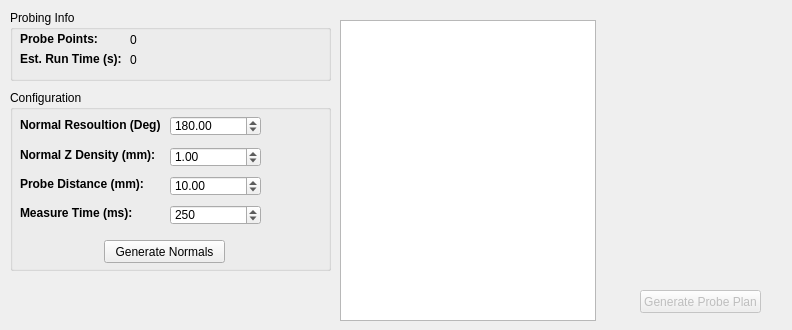
<?xml version="1.0" encoding="UTF-8"?>
<ui version="4.0">
 <class>Dialog</class>
 <widget class="QDialog" name="Dialog">
  <property name="geometry">
   <rect>
    <x>0</x>
    <y>0</y>
    <width>792</width>
    <height>330</height>
   </rect>
  </property>
  <property name="windowTitle">
   <string>Dialog</string>
  </property>
  <widget class="QGroupBox" name="grp_probing_info">
   <property name="geometry">
    <rect>
     <x>10</x>
     <y>10</y>
     <width>321</width>
     <height>71</height>
    </rect>
   </property>
   <property name="title">
    <string>Probing Info</string>
   </property>
   <widget class="QLabel" name="lbl_info_probe_points">
    <property name="geometry">
     <rect>
      <x>10</x>
      <y>17</y>
      <width>81</width>
      <height>24</height>
     </rect>
    </property>
    <property name="font">
     <font>
      <weight>75</weight>
      <bold>true</bold>
     </font>
    </property>
    <property name="text">
     <string>Probe Points:</string>
    </property>
   </widget>
   <widget class="QLabel" name="lbl_info_run_time">
    <property name="geometry">
     <rect>
      <x>10</x>
      <y>37</y>
      <width>101</width>
      <height>24</height>
     </rect>
    </property>
    <property name="font">
     <font>
      <weight>75</weight>
      <bold>true</bold>
     </font>
    </property>
    <property name="text">
     <string>Est. Run Time (s):</string>
    </property>
   </widget>
   <widget class="QLabel" name="lbl_probe_points">
    <property name="geometry">
     <rect>
      <x>120</x>
      <y>20</y>
      <width>41</width>
      <height>20</height>
     </rect>
    </property>
    <property name="text">
     <string>0</string>
    </property>
   </widget>
   <widget class="QLabel" name="lbl_runtime">
    <property name="geometry">
     <rect>
      <x>120</x>
      <y>40</y>
      <width>41</width>
      <height>20</height>
     </rect>
    </property>
    <property name="text">
     <string>0</string>
    </property>
   </widget>
  </widget>
  <widget class="QGroupBox" name="grp_config">
   <property name="geometry">
    <rect>
     <x>10</x>
     <y>90</y>
     <width>321</width>
     <height>181</height>
    </rect>
   </property>
   <property name="title">
    <string>Configuration</string>
   </property>
   <widget class="QPushButton" name="btn_gen_normals_2">
    <property name="geometry">
     <rect>
      <x>90</x>
      <y>210</y>
      <width>121</width>
      <height>23</height>
     </rect>
    </property>
    <property name="text">
     <string>Re-Generate Normals</string>
    </property>
   </widget>
   <widget class="QLabel" name="lbl_info_scan_res">
    <property name="geometry">
     <rect>
      <x>10</x>
      <y>20</y>
      <width>141</width>
      <height>30</height>
     </rect>
    </property>
    <property name="font">
     <font>
      <weight>75</weight>
      <bold>true</bold>
     </font>
    </property>
    <property name="text">
     <string>Normal Resoultion (Deg):</string>
    </property>
   </widget>
   <widget class="QLabel" name="lbl_info_scan_z">
    <property name="geometry">
     <rect>
      <x>10</x>
      <y>50</y>
      <width>141</width>
      <height>30</height>
     </rect>
    </property>
    <property name="font">
     <font>
      <weight>75</weight>
      <bold>true</bold>
     </font>
    </property>
    <property name="text">
     <string>Normal Z Density (mm):</string>
    </property>
   </widget>
   <widget class="QLabel" name="lbl_info_measure">
    <property name="geometry">
     <rect>
      <x>10</x>
      <y>108</y>
      <width>121</width>
      <height>30</height>
     </rect>
    </property>
    <property name="font">
     <font>
      <weight>75</weight>
      <bold>true</bold>
     </font>
    </property>
    <property name="text">
     <string>Measure Time (ms):</string>
    </property>
   </widget>
   <widget class="QDoubleSpinBox" name="sbox_scan_resolution">
    <property name="geometry">
     <rect>
      <x>160</x>
      <y>26</y>
      <width>91</width>
      <height>20</height>
     </rect>
    </property>
    <property name="maximum">
     <double>720.000000000000000</double>
    </property>
    <property name="value">
     <double>180.000000000000000</double>
    </property>
   </widget>
   <widget class="QDoubleSpinBox" name="sbox_scan_z">
    <property name="geometry">
     <rect>
      <x>160</x>
      <y>57</y>
      <width>91</width>
      <height>20</height>
     </rect>
    </property>
    <property name="value">
     <double>1.000000000000000</double>
    </property>
   </widget>
   <widget class="QDoubleSpinBox" name="sbox_measure_time">
    <property name="geometry">
     <rect>
      <x>160</x>
      <y>115</y>
      <width>91</width>
      <height>20</height>
     </rect>
    </property>
    <property name="decimals">
     <number>0</number>
    </property>
    <property name="maximum">
     <double>1000.000000000000000</double>
    </property>
    <property name="value">
     <double>250.000000000000000</double>
    </property>
   </widget>
   <widget class="QPushButton" name="btn_generate_normals">
    <property name="geometry">
     <rect>
      <x>94</x>
      <y>150</y>
      <width>121</width>
      <height>23</height>
     </rect>
    </property>
    <property name="text">
     <string>Generate Normals</string>
    </property>
   </widget>
   <widget class="QLabel" name="lbl_info_probe_distance">
    <property name="geometry">
     <rect>
      <x>10</x>
      <y>79</y>
      <width>131</width>
      <height>30</height>
     </rect>
    </property>
    <property name="font">
     <font>
      <weight>75</weight>
      <bold>true</bold>
     </font>
    </property>
    <property name="text">
     <string>Probe Distance (mm):</string>
    </property>
   </widget>
   <widget class="QDoubleSpinBox" name="sbox_probe_distance_2">
    <property name="geometry">
     <rect>
      <x>160</x>
      <y>86</y>
      <width>91</width>
      <height>20</height>
     </rect>
    </property>
    <property name="value">
     <double>10.000000000000000</double>
    </property>
   </widget>
  </widget>
  <widget class="QPushButton" name="btn_generate_plan">
   <property name="enabled">
    <bool>false</bool>
   </property>
   <property name="geometry">
    <rect>
     <x>640</x>
     <y>290</y>
     <width>121</width>
     <height>23</height>
    </rect>
   </property>
   <property name="text">
    <string>Generate Probe Plan</string>
   </property>
  </widget>
  <widget class="QListWidget" name="list_temp">
   <property name="geometry">
    <rect>
     <x>340</x>
     <y>20</y>
     <width>256</width>
     <height>301</height>
    </rect>
   </property>
  </widget>
 </widget>
 <resources/>
 <connections/>
</ui>
